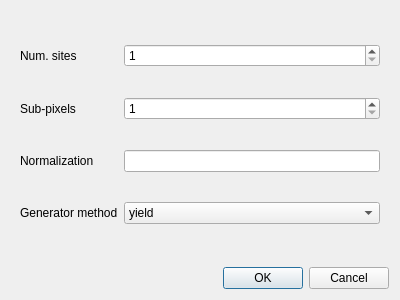
<?xml version="1.0" encoding="UTF-8"?>
<ui version="4.0">
 <class>CreatorConfigDialog</class>
 <widget class="QDialog" name="CreatorConfigDialog">
  <property name="geometry">
   <rect>
    <x>0</x>
    <y>0</y>
    <width>400</width>
    <height>300</height>
   </rect>
  </property>
  <property name="windowTitle">
   <string>Dialog</string>
  </property>
  <layout class="QVBoxLayout" name="verticalLayout">
   <item>
    <widget class="QWidget" name="widget" native="true">
     <layout class="QGridLayout" name="gridLayout">
      <item row="3" column="0">
       <widget class="QLabel" name="label_5">
        <property name="text">
         <string>Generator method</string>
        </property>
       </widget>
      </item>
      <item row="3" column="1">
       <widget class="QComboBox" name="cb_profile">
        <property name="currentIndex">
         <number>0</number>
        </property>
        <item>
         <property name="text">
          <string>yield</string>
         </property>
        </item>
        <item>
         <property name="text">
          <string>ideal</string>
         </property>
        </item>
        <item>
         <property name="text">
          <string>poisson</string>
         </property>
        </item>
        <item>
         <property name="text">
          <string>monte carlo</string>
         </property>
        </item>
       </widget>
      </item>
      <item row="0" column="1">
       <widget class="QSpinBox" name="sb_numsites">
        <property name="minimum">
         <number>1</number>
        </property>
        <property name="maximum">
         <number>999</number>
        </property>
       </widget>
      </item>
      <item row="1" column="1">
       <widget class="QSpinBox" name="sb_subpixels">
        <property name="minimum">
         <number>1</number>
        </property>
        <property name="maximum">
         <number>999</number>
        </property>
       </widget>
      </item>
      <item row="2" column="1">
       <widget class="QLineEdit" name="lineEdit"/>
      </item>
      <item row="0" column="0">
       <widget class="QLabel" name="label_3">
        <property name="text">
         <string>Num. sites</string>
        </property>
       </widget>
      </item>
      <item row="2" column="0">
       <widget class="QLabel" name="label">
        <property name="text">
         <string>Normalization</string>
        </property>
       </widget>
      </item>
      <item row="1" column="0">
       <widget class="QLabel" name="label_4">
        <property name="text">
         <string>Sub-pixels</string>
        </property>
       </widget>
      </item>
     </layout>
    </widget>
   </item>
   <item>
    <widget class="QDialogButtonBox" name="buttonBox">
     <property name="orientation">
      <enum>Qt::Horizontal</enum>
     </property>
     <property name="standardButtons">
      <set>QDialogButtonBox::Cancel|QDialogButtonBox::Ok</set>
     </property>
    </widget>
   </item>
  </layout>
 </widget>
 <resources/>
 <connections>
  <connection>
   <sender>buttonBox</sender>
   <signal>accepted()</signal>
   <receiver>CreatorConfigDialog</receiver>
   <slot>accept()</slot>
   <hints>
    <hint type="sourcelabel">
     <x>227</x>
     <y>277</y>
    </hint>
    <hint type="destinationlabel">
     <x>157</x>
     <y>274</y>
    </hint>
   </hints>
  </connection>
  <connection>
   <sender>buttonBox</sender>
   <signal>rejected()</signal>
   <receiver>CreatorConfigDialog</receiver>
   <slot>reject()</slot>
   <hints>
    <hint type="sourcelabel">
     <x>295</x>
     <y>283</y>
    </hint>
    <hint type="destinationlabel">
     <x>286</x>
     <y>274</y>
    </hint>
   </hints>
  </connection>
 </connections>
</ui>
